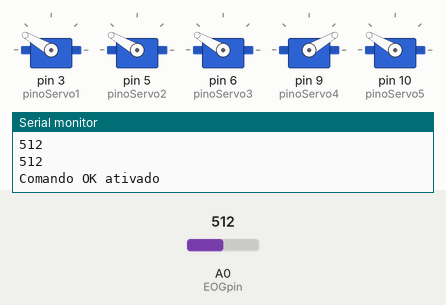
Simulated run of this sketch. Board: Arduino Uno, built with avr-gcc and run on an emulated ATmega328P. On the bench: 5 × servo, the last lines printed to the serial monitor. The inputs (shaded band) are chosen by the test bench; at power-on: A0 (EOGpin) = 512.

Above: at 3.8 s.
3.9 s: A0 (EOGpin) set to 6
7.8 s: A0 (EOGpin) set to 3
At 9.2 s:
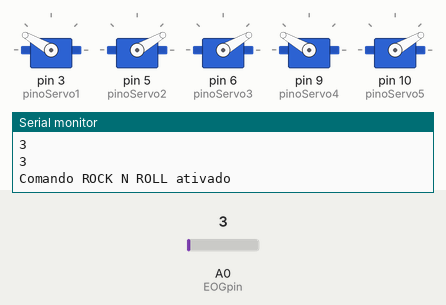
11.7 s: A0 (EOGpin) set to 170
15.6 s: A0 (EOGpin) set to 195
At 16.4 s:
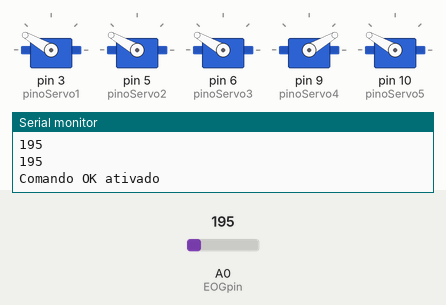
19.5 s: A0 (EOGpin) set to 0
At 22.9 s:
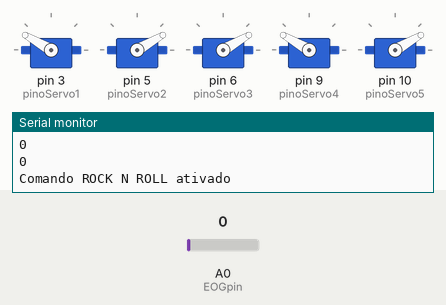
Timing chart, 0 to 24.4 s (numbered marks = the images above; inputs shaded):
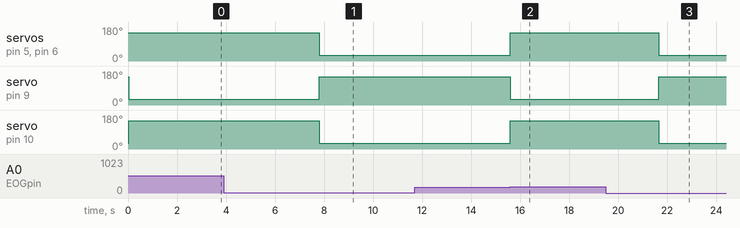

Measured:
- the behaviour switches between 5 and 4 on A0 (EOGpin) (found by bisection; images 0 and 1)
- the behaviour switches between 180 and 181 on A0 (EOGpin) (found by bisection; images 1 and 2)
- after the input at 7.8 s, servo on pin 5 (pinoServo2), servo on pin 6 (pinoServo3), servo on pin 10 (pinoServo5): 150° → 30° at once; servo on pin 9 (pinoServo4): 30° → 150° at once
- after the input at 15.6 s, servo on pin 5 (pinoServo2), servo on pin 6 (pinoServo3), servo on pin 10 (pinoServo5): 30° → 150° at once; servo on pin 9 (pinoServo4): 150° → 30° at once
- after the input at 19.5 s, servo on pin 5 (pinoServo2), servo on pin 6 (pinoServo3), servo on pin 10 (pinoServo5): 150° → 30° after 2.2 s; servo on pin 9 (pinoServo4): 30° → 150° after 2.2 s

The sketch:

CODE_fixed.ino
```cpp
#include <Servo.h>

// Criacao dos objetos Servo
Servo servo1, servo2, servo3, servo4, servo5;

// Pino de entrada analogica do sinal de EOG
const int EOGpin = A0;

// Pinos PWM para controle dos 5 servo motores
const int pinoServo1 = 3;  // Dedo 1
const int pinoServo2 = 5;  // Dedo 2
const int pinoServo3 = 6;  // Dedo 3
const int pinoServo4 = 9;  // Dedo 4
const int pinoServo5 = 10; // Dedo 5

// Variaveis de limiar e estado de repouso
const int VALOR_REST   = 60;
const int LIMIAR_BAIXO = 5;
const int LIMIAR_CIMA  = 180;

// Variaveis para definicao da posicao dos servos
const int POS_ABERTA  = 150;
const int POS_FECHADA = 30;
int PosAtualServo = POS_ABERTA;

// Funcao para mover todos os servos individualmente
void MoverDedos(int novaPosicao1, int novaPosicao2, int novaPosicao3, int novaPosicao4, int novaPosicao5) {
  servo1.write(novaPosicao1);
  servo2.write(novaPosicao2);
  servo3.write(novaPosicao3);
  servo4.write(novaPosicao4);
  servo5.write(novaPosicao5);
  delay(20);
}

void setup() {
  Serial.begin(9600);

  servo1.attach(pinoServo1);
  servo2.attach(pinoServo2);
  servo3.attach(pinoServo3);
  servo4.attach(pinoServo4);
  servo5.attach(pinoServo5);

  MoverDedos(POS_ABERTA, POS_ABERTA, POS_ABERTA, POS_ABERTA, POS_FECHADA);
  Serial.println("Sistema de captura de sinal iniciado - Mao robotica pronta...");
}

void loop() {
  int DsignalEOG = analogRead(EOGpin);

  Serial.println(DsignalEOG);

  // Sinal acima do limiar superior -> gesto "OK"
  if (DsignalEOG > LIMIAR_CIMA) {
    Serial.println(DsignalEOG);
    MoverDedos(POS_ABERTA, POS_ABERTA, POS_ABERTA, POS_FECHADA, POS_ABERTA);
    Serial.println("Comando OK ativado");
    delay(3000);
  }

  // Sinal abaixo do limiar inferior -> gesto "Rock n Roll"
  if (DsignalEOG < LIMIAR_BAIXO) {
    Serial.println(DsignalEOG);
    MoverDedos(POS_ABERTA, POS_FECHADA, POS_FECHADA, POS_ABERTA, POS_FECHADA);
    Serial.println("Comando ROCK N ROLL ativado");
    delay(3000);
  }

  delay(5);
}
```
